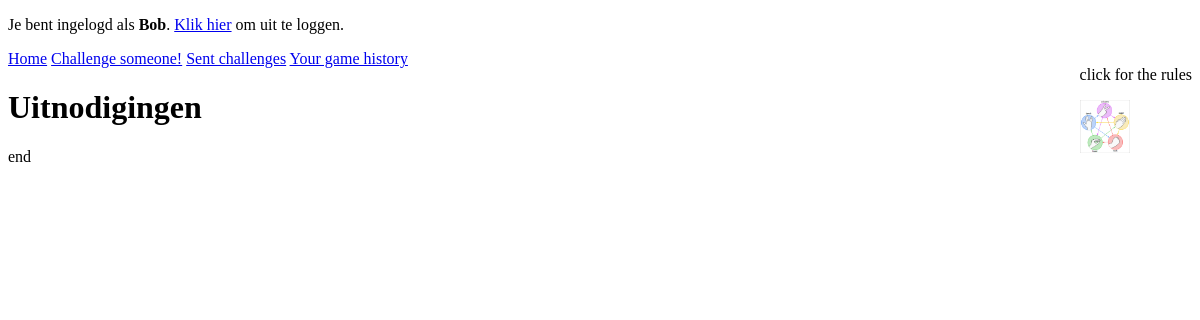
The app's page /main/main.php (signed in), older data.
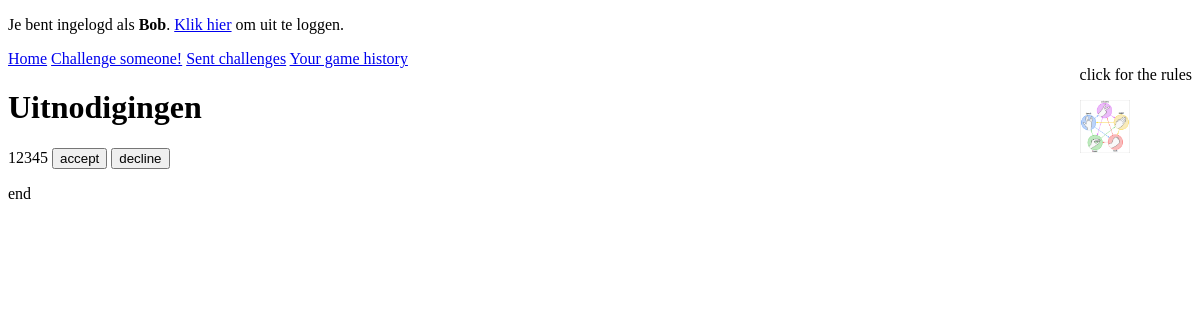
The same page, newer data.
### tables this page shows
CREATE TABLE IF NOT EXISTS `challenges` (
`ID` int(11) unsigned NOT NULL,
  `create_date` int(11) unsigned NOT NULL,
  `active` tinyint(1) unsigned NOT NULL,
  `expiration_date` int(11) unsigned DEFAULT NULL,
  `challenger_user_ID` int(11) unsigned NOT NULL,
  `challenger_move` tinyint(1) unsigned NOT NULL,
  `challenged_user_ID` int(11) unsigned NOT NULL,
  `challenged_move` tinyint(1) unsigned DEFAULT NULL
);

CREATE TABLE IF NOT EXISTS `users` (
`ID` int(11) unsigned NOT NULL,
  `create_date` int(11) unsigned NOT NULL,
  `username` varchar(50) NOT NULL,
  `password` varchar(255) NOT NULL
);

### main/main.php (the view, shortened to what this page needs)
<?php
require_once "../include/dbconnect.php";
if(isset($_SESSION['user']))
{
    require_once "../main/header.php";
    require_once "../main/home.php";
    require_once "../main/invlist.php";
try {
    $db->setAttribute(PDO::ATTR_ERRMODE, PDO::ERRMODE_EXCEPTION);
    $QueryInvite = "SELECT username,challenges.ID FROM challenges
                          LEFT JOIN users ON challenges.challenger_user_ID = users.ID
                          WHERE challenged_user_ID = :UserID AND active= '1'";
    $StInvite = $db->prepare($QueryInvite);
    $StInvite->bindParam(':UserID', $_SESSION['userID'], PDO::PARAM_INT);
    $StInvite->execute();
    while ($aRow = $StInvite->fetch(PDO::FETCH_ASSOC))
    {
        $ID = $aRow["ID"];
        $ChallengeName = $aRow["username"];
       echo "
<form action='../main/main.php?answer' method='post'>
    " . $ChallengeName ."
<input type='submit' name='invitations[$ID][accept]'  value='accept' >
<input type='submit' name='invitations[$ID][decline]' value='decline'>
</form>
</div>";
    }
}
catch(PDOException $e)
{
    $sMsg = '<p>
            Regelnummer: '.$e->getLine().'<br />
            Bestand: '.$e->getFile().'<br />
            Foutmelding: '.$e->getMessage().'
        </p>';
    trigger_error($sMsg);
}
    require_once "../main/footer.php";
}
else
{
    require_once "../logscript/login.php";
}

Row changes from the older to the newer data that the page shows:
added challenges: challenger_user_ID.username "12345"
